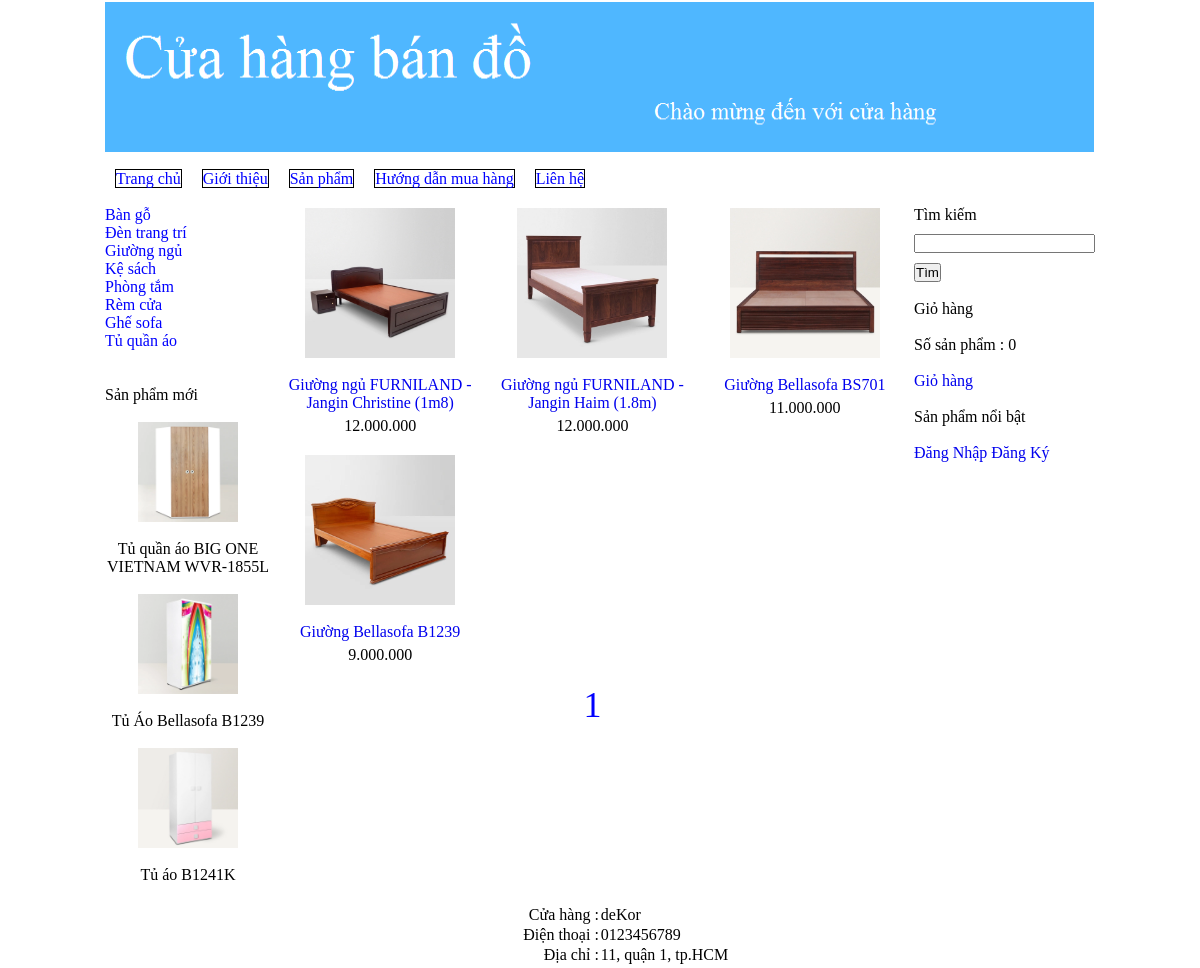
Screenshot of /?thamso=xuat_san_pham&id=12 with the database file from the repository.
### tables this page shows
CREATE TABLE `banner` (
  `id` int(11) NOT NULL,
  `hinh` varchar(256) NOT NULL,
  `rong` varchar(256) NOT NULL,
  `cao` varchar(256) NOT NULL
);

CREATE TABLE `menu_ngang` (
  `id` int(11) NOT NULL,
  `ten` varchar(256) NOT NULL,
  `noi_dung` mediumtext NOT NULL,
  `loai_menu` varchar(256) NOT NULL
);

CREATE TABLE `menu_doc` (
  `id` int(11) NOT NULL,
  `ten` varchar(256) NOT NULL
);

CREATE TABLE `san_pham` (
  `id` int(11) NOT NULL,
  `ten` varchar(256) NOT NULL,
  `gia` int(255) NOT NULL,
  `hinh_anh` varchar(256) NOT NULL,
  `noi_dung` mediumtext NOT NULL,
  `thuoc_menu` int(255) NOT NULL,
  `noi_bat` varchar(256) NOT NULL,
  `trang_chu` varchar(256) NOT NULL,
  `sap_xep_trang_chu` int(255) NOT NULL
);

CREATE TABLE `footer` (
  `id` int(11) NOT NULL,
  `html` mediumtext NOT NULL
);

### chuc_nang/san_pham/xuat.php (the view)
<?php
	$id=$_GET['id'];
	$so_du_lieu=9;
	$tv="select count(*) from san_pham where thuoc_menu='$id';";
	$conn = new mysqli("localhost", "root", "", "ban_hang");
	$tv_1 = mysqli_query($conn, $tv);
	$tv_2 = mysqli_fetch_array($tv_1);
	$so_trang=ceil($tv_2[0]/$so_du_lieu);
	if(!isset($_GET['trang'])){$vtbd=0;}else{$vtbd=($_GET['trang']-1)*$so_du_lieu;}
	$tv="select id,ten,gia,hinh_anh,thuoc_menu from san_pham where thuoc_menu='$id' order by id desc limit $vtbd,$so_du_lieu";
	$tv_1=mysqli_query($conn, $tv);
	echo "<table>";
	while($tv_2=mysqli_fetch_array($tv_1))
	{
		echo "<tr>";
			for($i=1;$i<=3;$i++)
			{
				echo "<td align='center' width='215px' valign='top' >";
					if($tv_2!=false)
					{
						$link_anh="hinh_anh/san_pham/".$tv_2['hinh_anh'];
						$link_chi_tiet="?thamso=chi_tiet_san_pham&id=".$tv_2['id'];
						$gia=$tv_2['gia'];
						$gia=number_format($gia,0,",",".");
						echo "<a href='$link_chi_tiet' >";
							echo "<img src='$link_anh' width='150px' >";
						echo "</a>";
						echo "<br>";
						echo "<br>";
						echo "<a href='$link_chi_tiet' >";
							echo $tv_2['ten'];
						echo "</a>";
						echo "<div style='margin-top:5px' >";
						echo $gia;
						echo "</div>";
						echo "<br>";
					}
					else
					{
						echo "&nbsp;";
					}
				echo "</td>";
				if($i!=3)
				{
					$tv_2=mysqli_fetch_array($tv_1);
				}
			}
		echo "</tr>";
	}
	echo "<tr>";
		echo "<td colspan='3' align='center' >";
			echo "<div class='phan_trang' >";
				for($i=1;$i<=$so_trang;$i++)
				{
					$link="?thamso=xuat_san_pham&id=".$_GET['id']."&trang=".$i;
					echo "<a href='$link' >";
						echo $i;echo " ";
					echo "</a>";
				}
			echo "</div>";
		echo "</td>";
	echo "</tr>";
	echo "</table>";
?>

### chuc_nang/banner/banner.php (shortened to what this page needs)
<?php
	$conn = new mysqli("localhost", "root", "", "ban_hang");
	$tv = "SELECT * FROM banner LIMIT 0,1";
	$tv_1 = $conn->query($tv);
	$tv_2 = $tv_1->fetch_assoc();
	$link_hinh = "hinh_anh/banner/".$tv_2['hinh'];
	echo "<img"." src='".$link_hinh."' width='".$tv_2['rong']."' height='".$tv_2['cao']."' >";
?>

### chuc_nang/menu_ngang/menu_ngang.php (shortened to what this page needs)
<?php
	$conn = new mysqli("localhost", "root", "", "ban_hang");
	$tv = "SELECT id, ten, loai_menu FROM menu_ngang ORDER BY id";
	$tv_1 = $conn->query($tv);
	echo "<div class='menu_ngang'>";
	echo "<a href='index.php'>Trang chủ</a>";
	while ($tv_2 = $tv_1->fetch_assoc()) {
		if ($tv_2['loai_menu'] == "") {
			$link_menu = "?thamso=xuat_mot_tin&id=" . $tv_2['id'];
		}
		if ($tv_2['loai_menu'] == "san_pham") {
			$link_menu = "?thamso=xuat_san_pham_2";
		}
		echo "<a href='$link_menu'>" . $tv_2['ten'] . "</a>";
	}
	echo "</div>";
?>

### chuc_nang/menu_doc/menu_doc.php (shortened to what this page needs)
<?php
	$conn = new mysqli("localhost", "root", "", "ban_hang");
	$tv = "SELECT * FROM menu_doc ORDER BY id";
	$tv_1 = $conn->query($tv);
	echo "<div class='menu_doc'>";
	while ($tv_2 = $tv_1->fetch_assoc()) {
		$link = "?thamso=xuat_san_pham&id=" . $tv_2['id'];
		echo "<a href='$link'>" . $tv_2['ten'] . "</a>";
	}
	echo "</div>";
?>

### chuc_nang/san_pham/moi.php (shortened to what this page needs)
<br><br>
Sản phẩm mới <br><br>
<center>
	<?php
		$conn = new mysqli("localhost", "root", "", "ban_hang");
		$tv = "SELECT id, ten, hinh_anh FROM san_pham ORDER BY id DESC LIMIT 0,3";
		$tv_1 = $conn->query($tv);
		while($tv_2 = $tv_1->fetch_assoc()) {
			$link_anh = "hinh_anh/san_pham/" . $tv_2['hinh_anh'];
			$link_chi_tiet = "?thamso=chi_tiet_san_pham&id=" . $tv_2['id'];
			echo "<a href='$link_chi_tiet' >";
				echo "<img src='$link_anh' width='100px' >";
			echo "</a>";
			echo "<br><br>";
			echo $tv_2['ten'];
			echo "<br>";
			echo "<br>";
		}
	?>
</center>

### chuc_nang/footer/footer.php
<?php
	$tv="select * from footer limit 0,1";
	$conn = new mysqli("localhost", "root", "", "ban_hang");
  $tv_1 = mysqli_query($conn, $tv);
  $tv_2 = mysqli_fetch_array($tv_1);
  echo $tv_2['html'];
?>

### giao_dien/giao_dien.css (style rules this page uses)
* { padding: 0; margin: 0; }
a { text-decoration: none; }
div.menu_ngang a { color:blue; margin-left: 10px; margin-right: 10px; text-decoration: none; border: 1px solid black; }
div.menu_doc a { color:blue; text-decoration: none; display:block; }
div.phan_trang a { font-size:36px; margin-left:5px; margin-right:5px; text-decoration: none; color:blue; }

### rows the page displays
banner: hinh (picture)
menu_ngang: ten "Giới thiệu"
menu_ngang: ten "Sản phẩm"
menu_ngang: ten "Hướng dẫn mua hàng"
menu_ngang: ten "Liên hệ"
menu_doc: ten "Bàn gỗ"
menu_doc: ten "Đèn trang trí"
menu_doc: ten "Giường ngủ"
menu_doc: ten "Kệ sách"
menu_doc: ten "Phòng tắm"
menu_doc: ten "Rèm cửa"
menu_doc: ten "Ghế sofa"
menu_doc: ten "Tủ quần áo"
san_pham: hinh_anh (picture), ten "Tủ quần áo BIG ONE VIETNAM WVR-1855L"
san_pham: hinh_anh (picture), ten "Tủ Áo Bellasofa B1239"
san_pham: hinh_anh (picture), ten "Tủ áo B1241K"
san_pham: hinh_anh (picture), ten "Giường ngủ FURNILAND - Jangin Christine (1m8)", gia "12.000.000"
san_pham: hinh_anh (picture), ten "Giường ngủ FURNILAND - Jangin Haim (1.8m)", gia "12.000.000"
san_pham: hinh_anh (picture), ten "Giường Bellasofa BS701", gia "11.000.000"
san_pham: hinh_anh (picture), ten "Giường Bellasofa B1239", gia "9.000.000"
footer: html "Cửa hàng : deKor Điện thoại : 0123456789 Địa chỉ : 11, quận 1, tp.HCM"

### other values shown
$so_luong "0"
